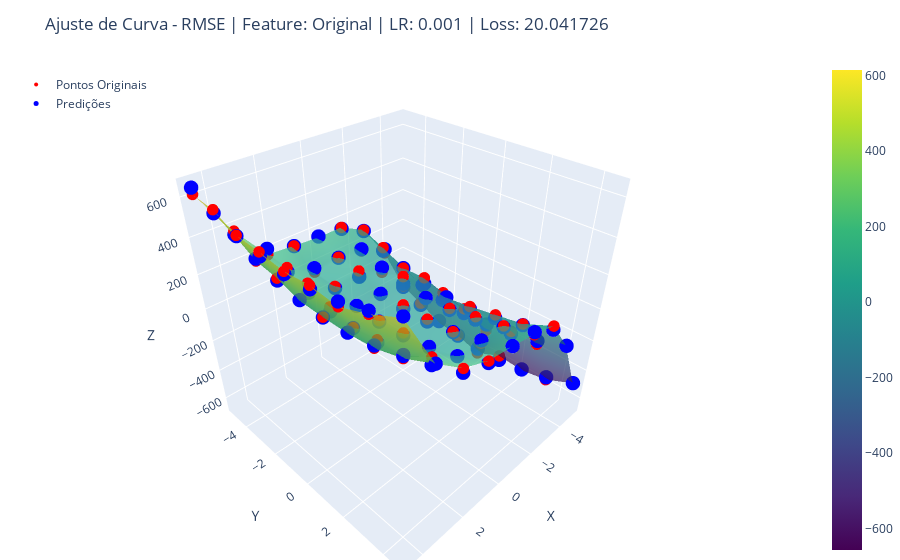

Notebook source saved alongside this figure:
### Markdown cell above
### RMSE

### Code cell
_ = plot_best_by_loss(df_result, "RMSE", df, features_normalized, features_standardized, show_original_points=True)
